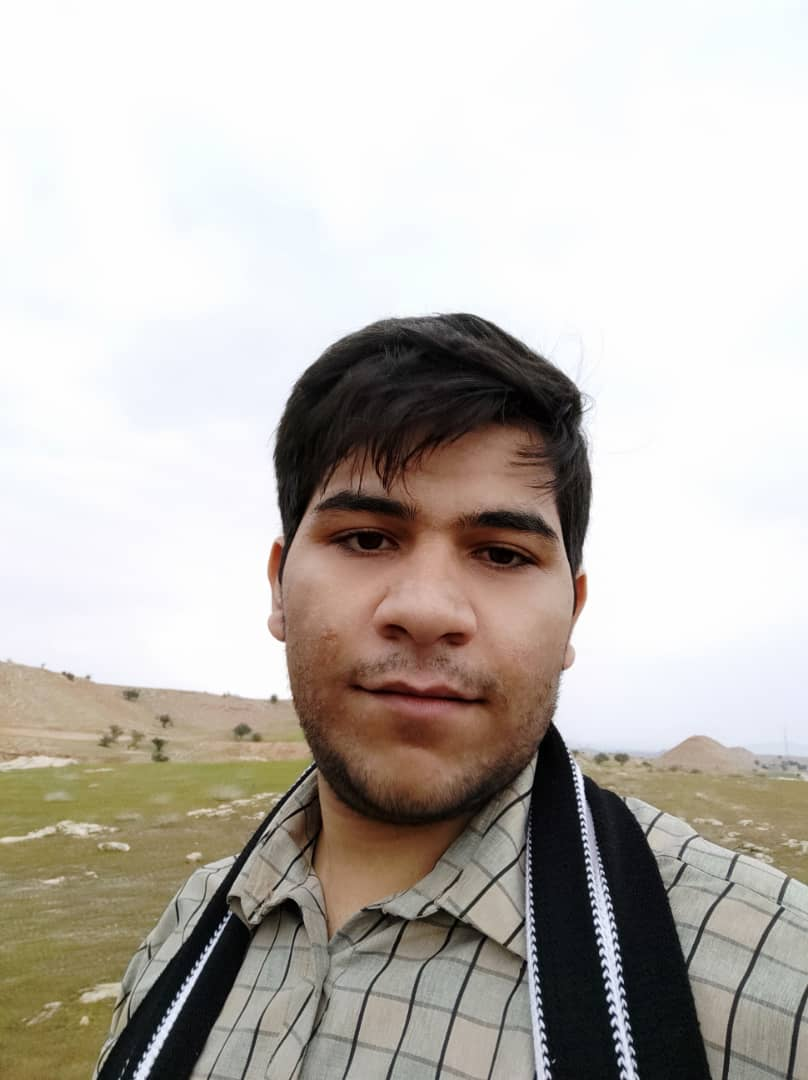
#> input picture 07_FaceHider/img3.jpg, 808 x 1080 px, given in place of the camera
$ python cropcut.py
#> lines starting #> are read from the running program, lines starting #| are printed output that depends on the picture; after the words box and inside, x2 and y2 are one past the last pixel; in counts of white or black regions, pixels touching at a corner belong together
#> further down, img is the input picture: shape (1080, 808, 3); mean B, G, R 177.2, 183.2, 188.8
import cv2 as cv
import numpy as np

########################################

imghight = 640
imgwight = 860
########################################
cap = cv.VideoCapture(0)
cap.set(2,imghight)
cap.set(3,imgwight)
cap.set(10, 100)


def preprocessing (img):

    imgGray = cv.cvtColor(img, cv.COLOR_BGR2GRAY)
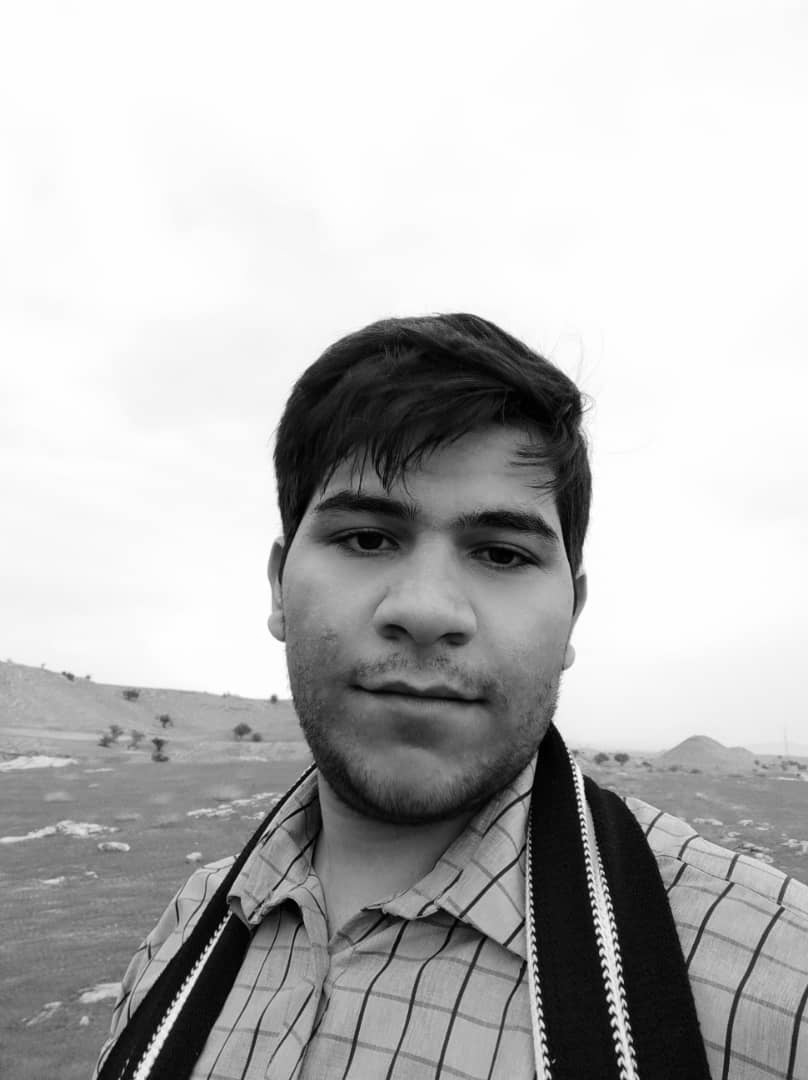
#> imgGray: shape (1080, 808); min 0, max 255, mean 184.2
    imgBlur = cv.GaussianBlur(imgGray, (5,5), 1)
    imgCanny = cv.Canny(imgBlur, 200, 200)
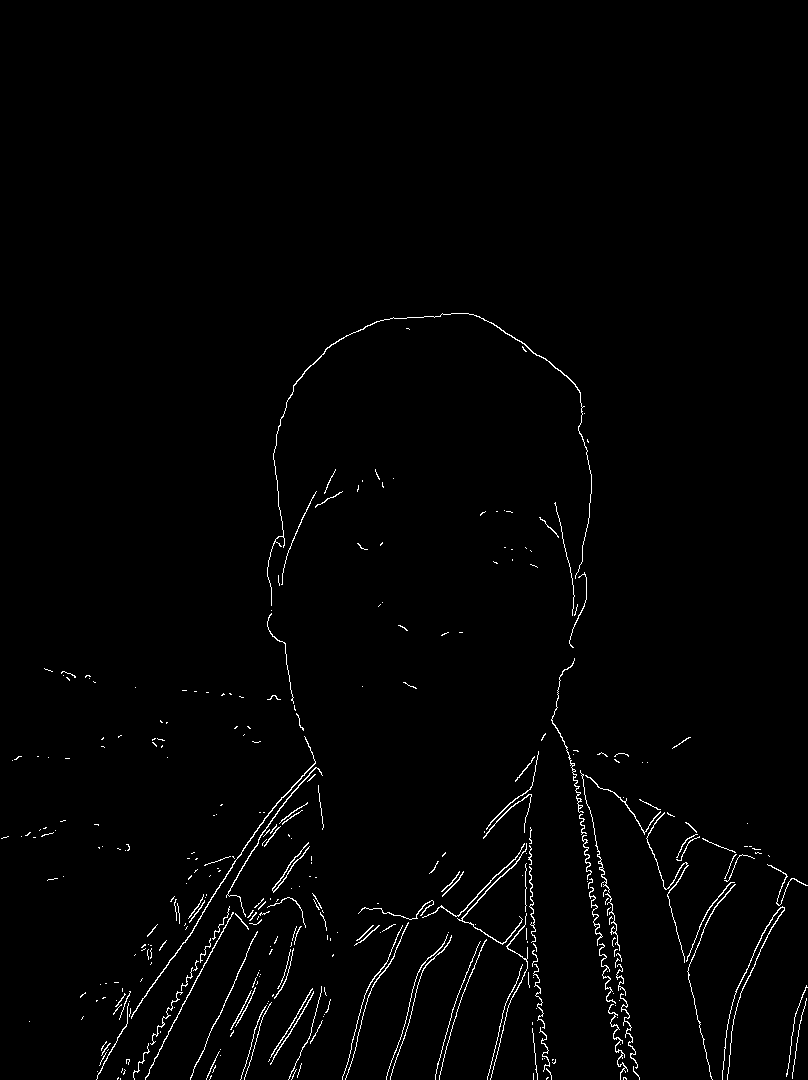
#> imgCanny: shape (1080, 808); 1.4% white in thin lines or dots, all inside (x1, y1, x2, y2) = (1, 313, 808, 1080)
    kernel = np.ones((5,5))
    imgDial = cv.dilate(imgCanny, kernel , iterations=2)
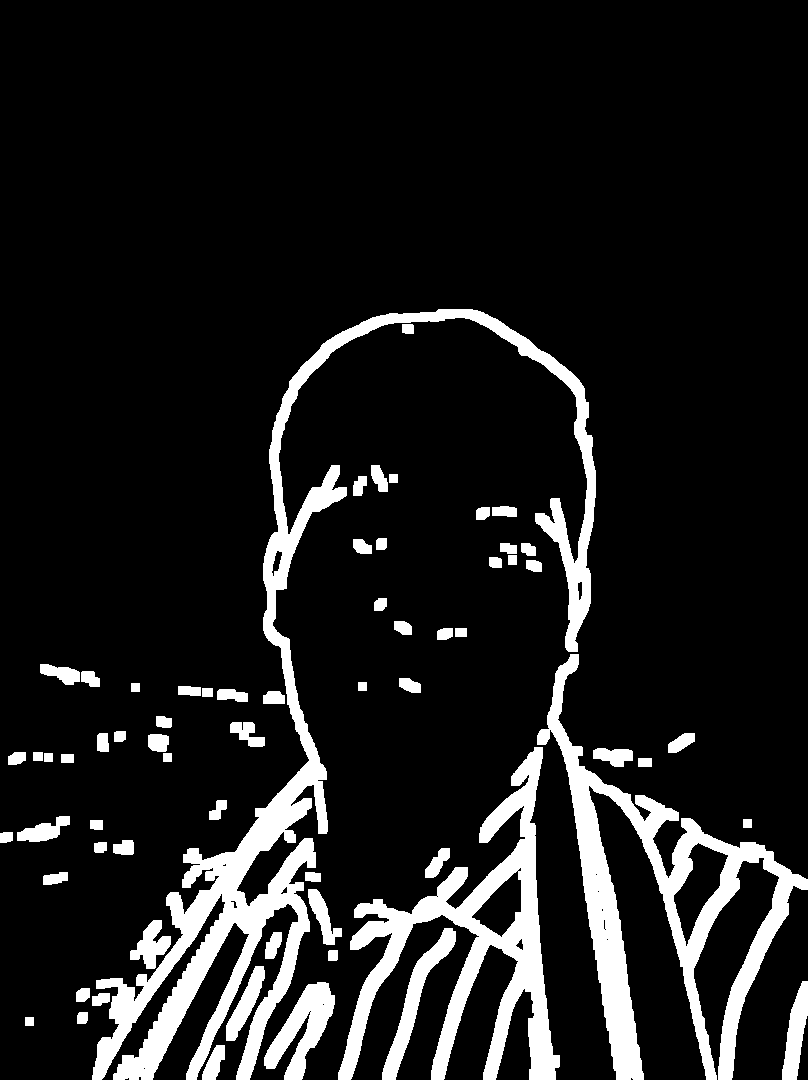
#> imgDial: shape (1080, 808); 11.6% white; 65 white regions, largest, box (x1, y1, x2, y2) and area: (92, 309, 596, 1080) 37411, (537, 654, 808, 1080) 22993, (338, 747, 560, 1080) 19174
    imgThres = cv.erode(imgDial, kernel, iterations=1)
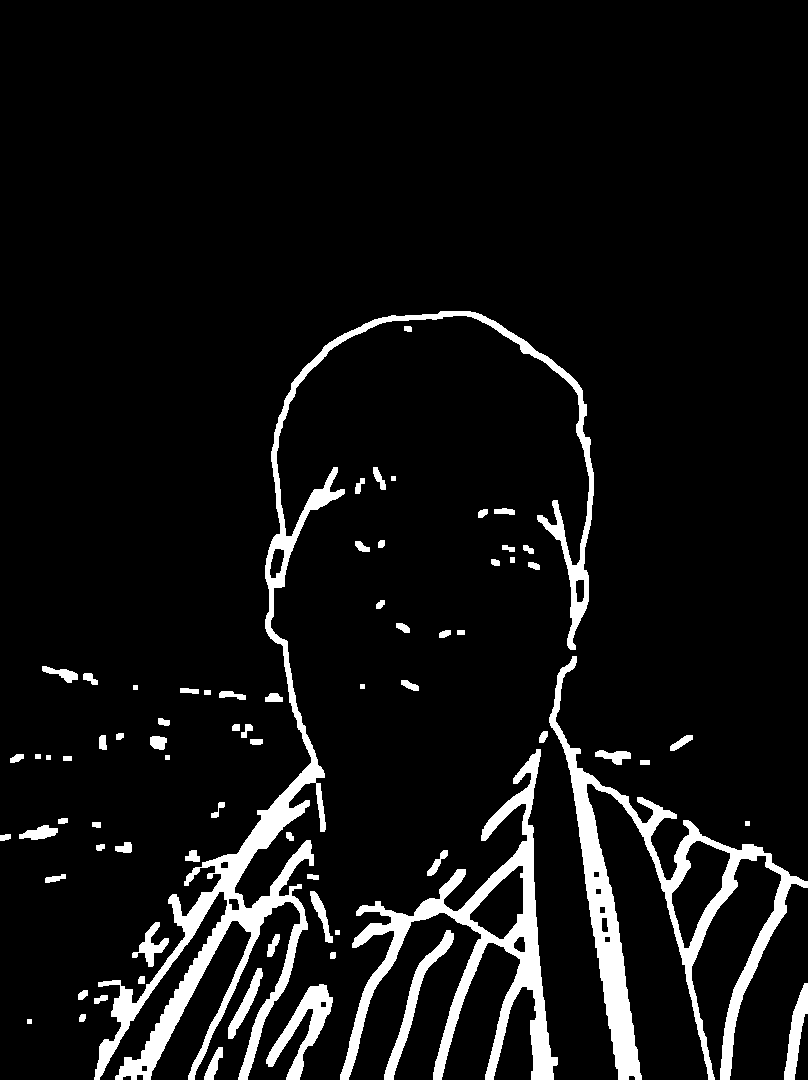
#> imgThres: shape (1080, 808); 7.5% white; 73 white regions
    return imgThres

def getContours(img):
    biggest = np.array([])
    maxarea = 0


    contours , hierarchy = cv.findContours(img ,cv.RETR_EXTERNAL, cv.CHAIN_APPROX_NONE)
#> contours = 73 contours, 8 with area under 20; largest, box (x1, y1, x2, y2) and area: (94, 311, 594, 1080) 21743, (549, 656, 808, 1080) 18126, (340, 749, 558, 1080) 14572, (266, 984, 333, 1080) 1979, (384, 930, 454, 1080) 1446

    for cnt in contours:
        area = cv.contourArea(cnt)
        if area > 5000:
            cv.drawContours(imgContours ,cnt ,-1 ,(255,0,0) ,3 )
            peri = cv.arcLength(cnt, True)
            approx = cv.approxPolyDP(cnt, 0.02*peri, True)

            if area > maxarea and len(approx) == 4:
                biggest = approx
                maxarea = area


            print (len(approx))
            object = len(approx)
            x, y, w, h = cv.boundingRect(approx)
#> this loop made 73 passes
#> (area, peri, object, x, y, w, h) on passes 36, 55, 73: (14572, 2307.9, 10, 340, 749, 214, 331), (18126, 2655.7, 10, 572, 656, 236, 424), (21743, 5571.4, 8, 94, 321, 482, 759)
#> area on passes 1, 3, 4, 5, 6, 7: 246, 36, 60.5, 59, 1979, 946.5
#| 10
#| 10
#| 8
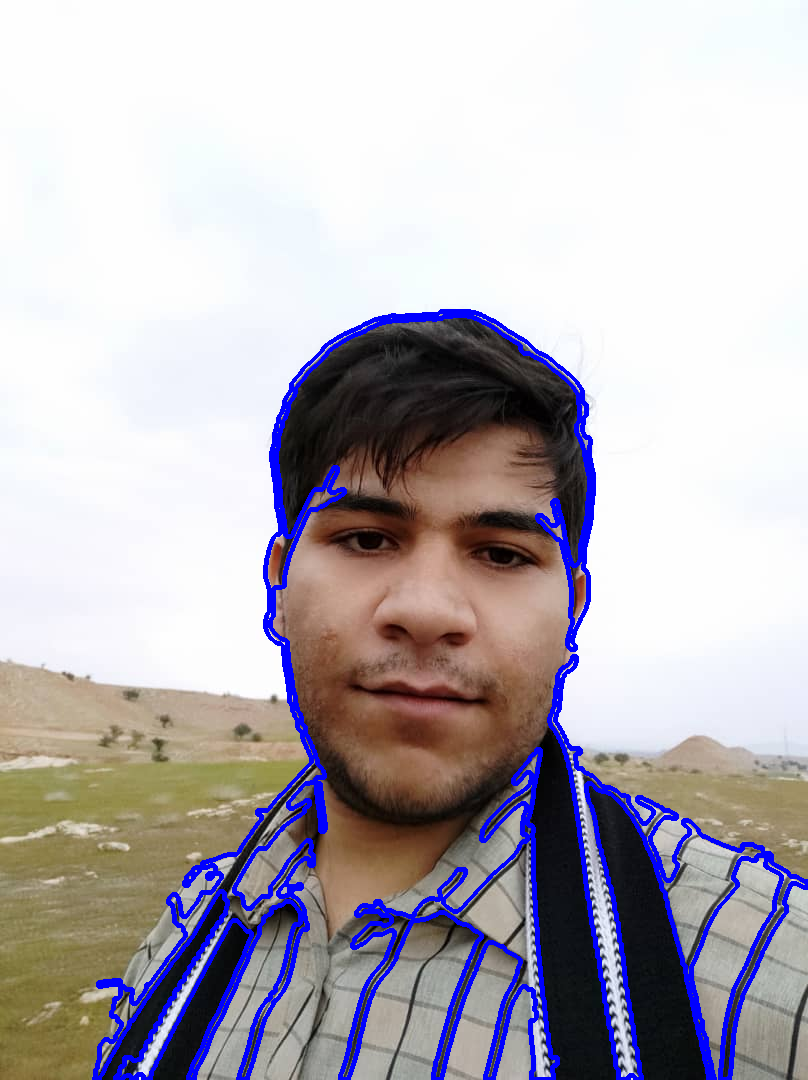
#> imgContours: shape (1080, 808, 3); 5.17% of pixels changed, all inside (x1, y1, x2, y2) = (92, 309, 808, 1080)
#> after the loop, biggest = empty array; maxarea = 0
    cv.drawContours(imgContours ,biggest ,-1 ,(255,0,0) ,20)
    return biggest


def recorder (myPoint):
    myPoint = myPoint.reshape((4,2))
    myPointNew = np.zeros((4,1,2) , np.int32)
    add = myPoint.sum(1)
    # print("add" , add)
    myPointNew [0] = myPoint[np.argmin(add)]
    myPointNew [3] = myPoint[np.argmin(add)]
    diff = np.diff(myPoint,axis =1)
    myPointNew[1] = myPoint[np.argmin(diff)]
    myPointNew[2] = myPoint[np.argmin(diff)]
    # print("NewPOINT", myPointNew)
    return myPointNew

def getWarp(img,biggest):
    biggest = recorder(biggest)
    pts1 = np.float32(biggest)
    pts2 = np.float32([[0,0]]),[imgwight ,0], [0 ,imghight],[imgwight ,imghight ]
    matrix = cv.getPerspectiveTransform(pts1,pts2)
    imgoytput = cv.warpPerspective(img, matrix, (imgwight ,imghight))
    return imgoytput


while True:
    success , img = cap.read()
    img_re = cv.resize(img, (imghight,imgwight))

    imgContours = img.copy()
    imgThres = preprocessing(img)
    biggest = getContours(imgThres)
#> biggest = empty array
    print(biggest)
#> (the run stopped early here; a loop or call above may not have finished)
